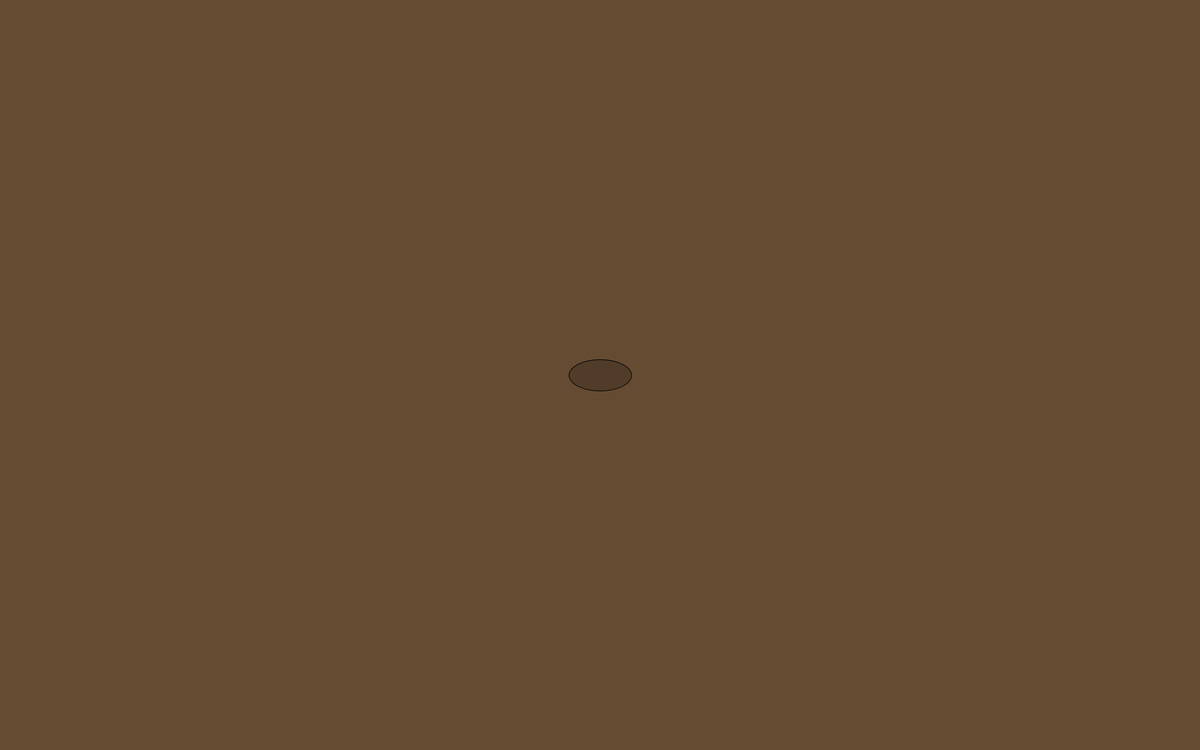
Frame 1 (no input)
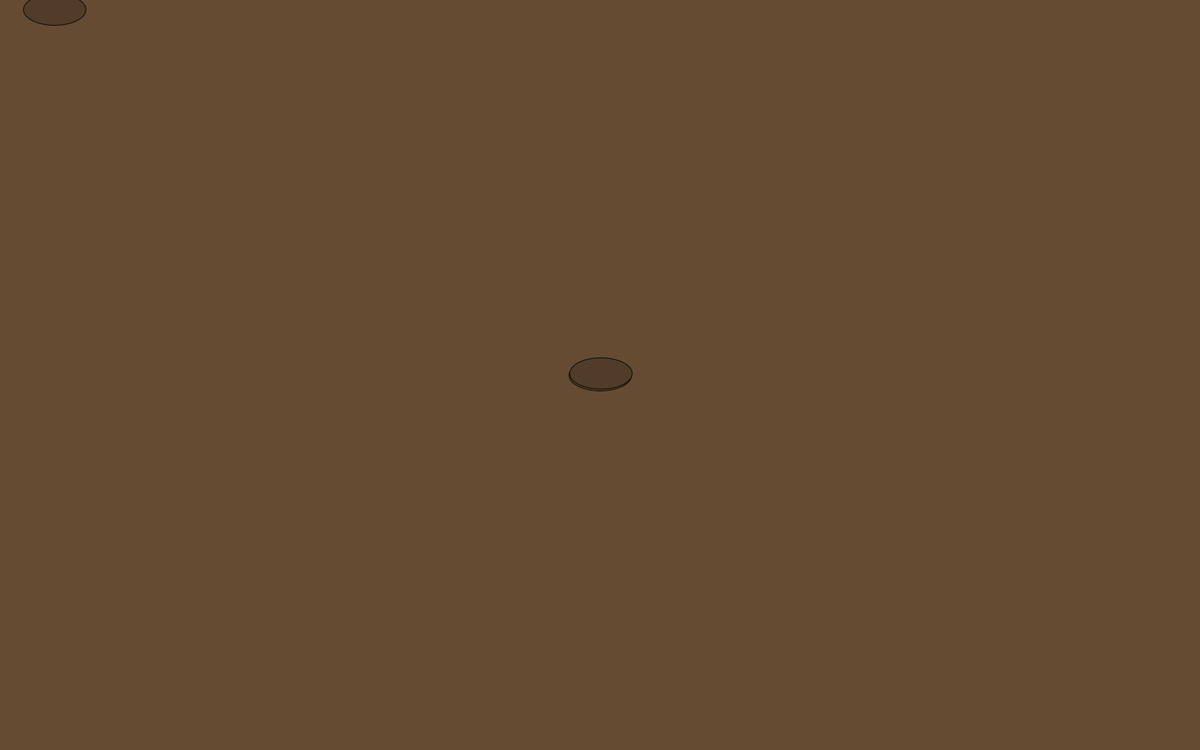
Frame 60 (the mouse pressed at the canvas centre just before this capture)
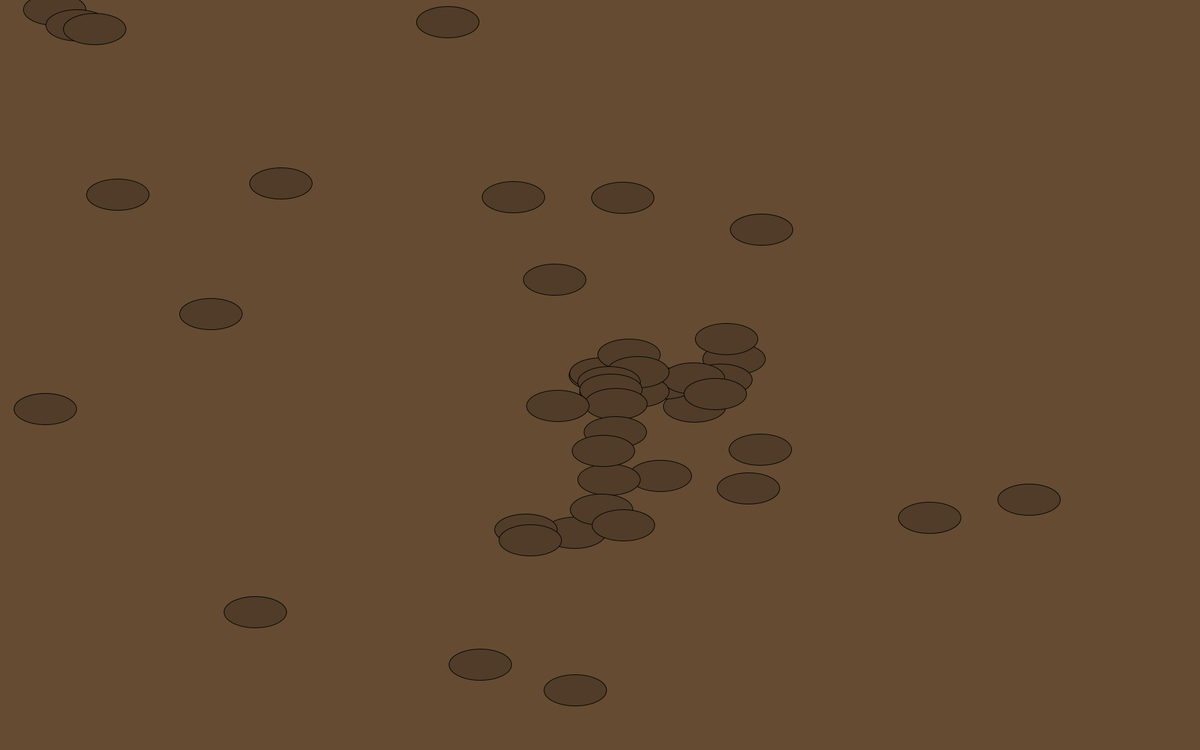
Frame 120 (the mouse held since frame 60 and released just before this capture)

The Processing sketch that drew these frames (run headless with seeded random() and noise(); from frame 60 on, the mouse is pressed at the canvas centre):

// Processing sketch: magicWorms
// ── magicWorms.pde
void setup() {
  size(1920, 1200);
  background(100, 75, 50);
}
float x = 960;
float y = 600;
float variant = 6;
void draw() {
  fill(80, 60, 40);
  ellipse(x, y, 100, 50);
  x += random(variant*2)-variant;
  y += random(variant*2)-variant;
  variant = mouseY/20;
  variant = sqrt(pow(mouseY-y,2)+pow(mouseX-x,2));
  constrain(x,0,1900);
    constrain(y,0,1100);

}
